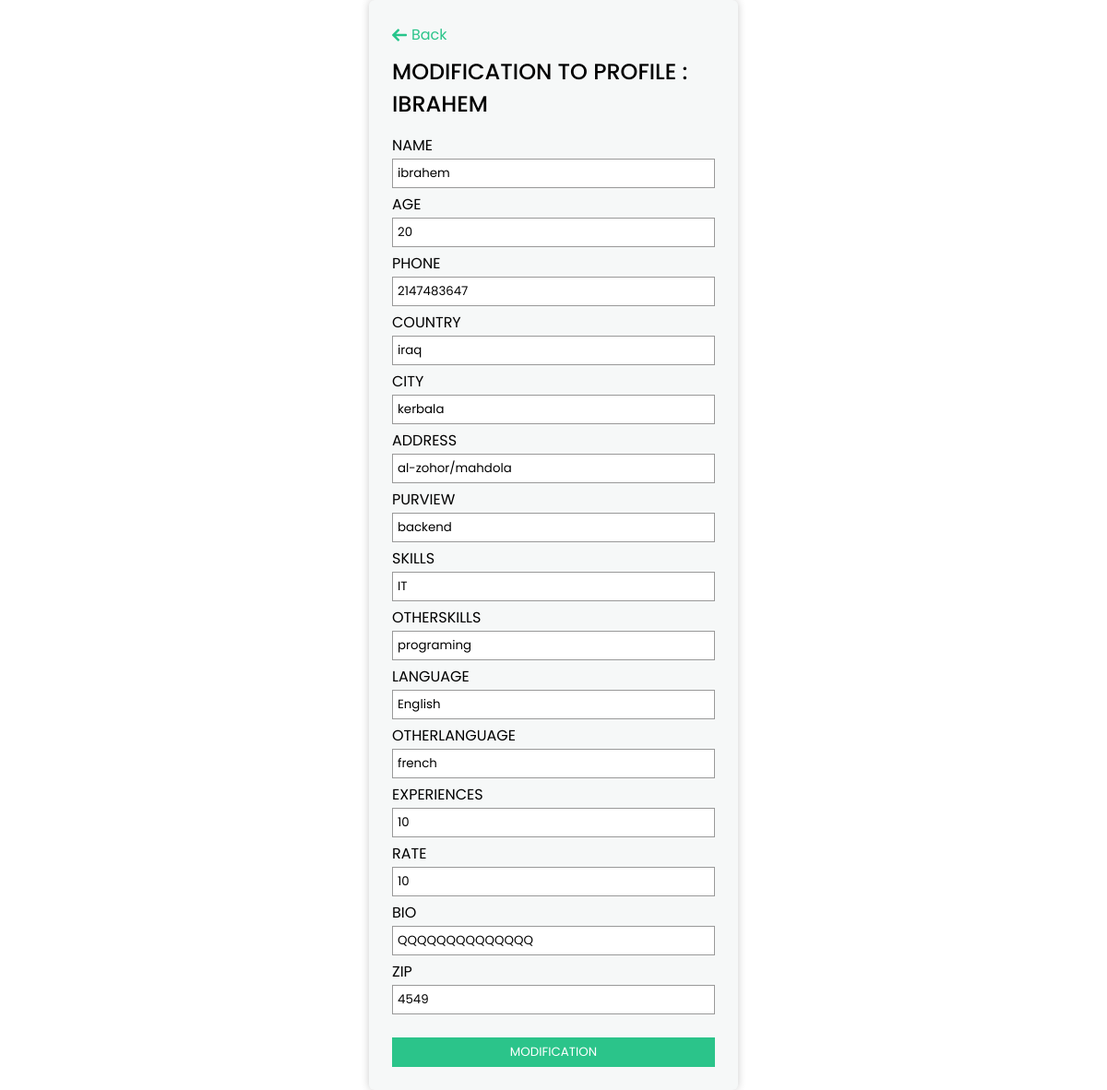
Page /profile_modification.php?id=36 on the committed database.
### tables this page shows
CREATE TABLE `profile_tb` (
  `id` int(11) NOT NULL,
  `namee` varchar(45) DEFAULT NULL,
  `purview` varchar(45) DEFAULT NULL,
  `age` int(11) DEFAULT NULL,
  `country` varchar(45) DEFAULT NULL,
  `city` varchar(45) DEFAULT NULL,
  `addresss` varchar(45) DEFAULT NULL,
  `zip` int(11) DEFAULT NULL,
  `languagee` varchar(45) DEFAULT NULL,
  `otherlanguage` varchar(50) DEFAULT NULL,
  `skills` varchar(45) DEFAULT NULL,
  `otherskills` varchar(45) DEFAULT NULL,
  `experiences` int(11) DEFAULT NULL,
  `rate` int(11) DEFAULT NULL,
  `bio` varchar(45) DEFAULT NULL,
  `phone` int(11) DEFAULT NULL,
  `freelancer_id` int(11) DEFAULT NULL
);

### profile_modification.php (the view, shortened to what this page needs)
<!DOCTYPE html>
<html lang="en">
<head>
    <link rel="stylesheet" href="style.css">
</head>
<body>
<?php
include_once "config.php";
$id = $_GET['id'];
$sql = mysqli_query($conn , "SELECT * FROM profile_tb WHERE id = $id");
$row = mysqli_fetch_assoc($sql);
?>
<div class="form">
    <a href="profile.php" class="back_btn"><img src="images/back.png"> Back</a>
    <h2>modification to profile : <br> <?=$row['namee']?></h2>
    <form action="" method="POST">
        <label>Name</label>
        <input type="text" name="namee" value="<?=$row['namee']?>">
        <label>age</label>
        <input type="number" name="age" value="<?=$row['age']?>">
        <label>phone</label>
        <input type="text" name="phone" value="<?=$row['phone']?>">
        <label>country</label>
        <input type="text" name="country" value="<?=$row['country']?>">
        <label>city</label>
        <input type="text" name="city" value="<?=$row['city']?>">
        <label>address</label>
        <input type="text" name="addresss" value="<?=$row['addresss']?>">
        <label>purview</label>
        <input type="text" name="purview" value="<?=$row['purview']?>">
        <label>skills</label>
        <input type="text" name="skills" value="<?=$row['skills']?>">
        <label>otherskills</label>
        <input type="text" name="otherskills" value="<?=$row['otherskills']?>">
        <label>language</label>
        <input type="text" name="languagee" value="<?=$row['languagee']?>">
        <label>otherlanguage</label>
        <input type="text" name="otherlanguage" value="<?=$row['otherlanguage']?>">
        <label>experiences</label>
        <input type="number" name="experiences" value="<?=$row['experiences']?>">
        <label>rate</label>
        <input type="number" name="rate" value="<?=$row['rate']?>">
        <label>bio</label>
        <input type="text" name="bio" value="<?=$row['bio']?>">
        <label>zip</label>
        <input type="number" name="zip" value="<?=$row['zip']?>">
        <input type="submit" value="modification" name="button">
    </form>
</div>
</body>
</html>

### style.css (style rules this page uses)
* { margin: 0; padding: 0; box-sizing: border-box; font-family: 'Poppins', sans-serif; }
body { display: flex; align-items: center; justify-content: center; min-height: 100vh; position: relative; }
img { height: 25px; }
.form { background-color: #f6f8f8; padding: 25px; box-shadow: 0 0 10px rgba(0,0,0,0.2); border-radius: 6px; }
.form form { display: flex; width: 350px; flex-direction: column; }
.back_btn { color: #2bc48a; text-decoration: 0; display: flex; align-items: center; }
.back_btn img { height: 16px; margin-right:5px ; }
h2 { margin: 10px 0; font-weight: 500; text-transform: uppercase; }
label { margin-top: 5px; text-transform: uppercase; }
input { padding: 5px; border: 1px solid #999; outline: 0; margin-top: 2px; }
input[type="submit"] { margin-top: 25px; background-color: #2bc48a; border: 1px solid #2bc48a; cursor: pointer; color: #fff; text-transform: uppercase; }

### rows in the picture
profile_tb: namee "IBRAHEM", namee "ibrahem", age "20", phone "2147483647", country "iraq", city "kerbala", addresss "al-zohor/mahdola", purview "backend", skills "IT", otherskills "programing", languagee "English", otherlanguage "french", experiences "10", rate "10", bio "QQQQQQQQQQQQQQ", zip "4549"
